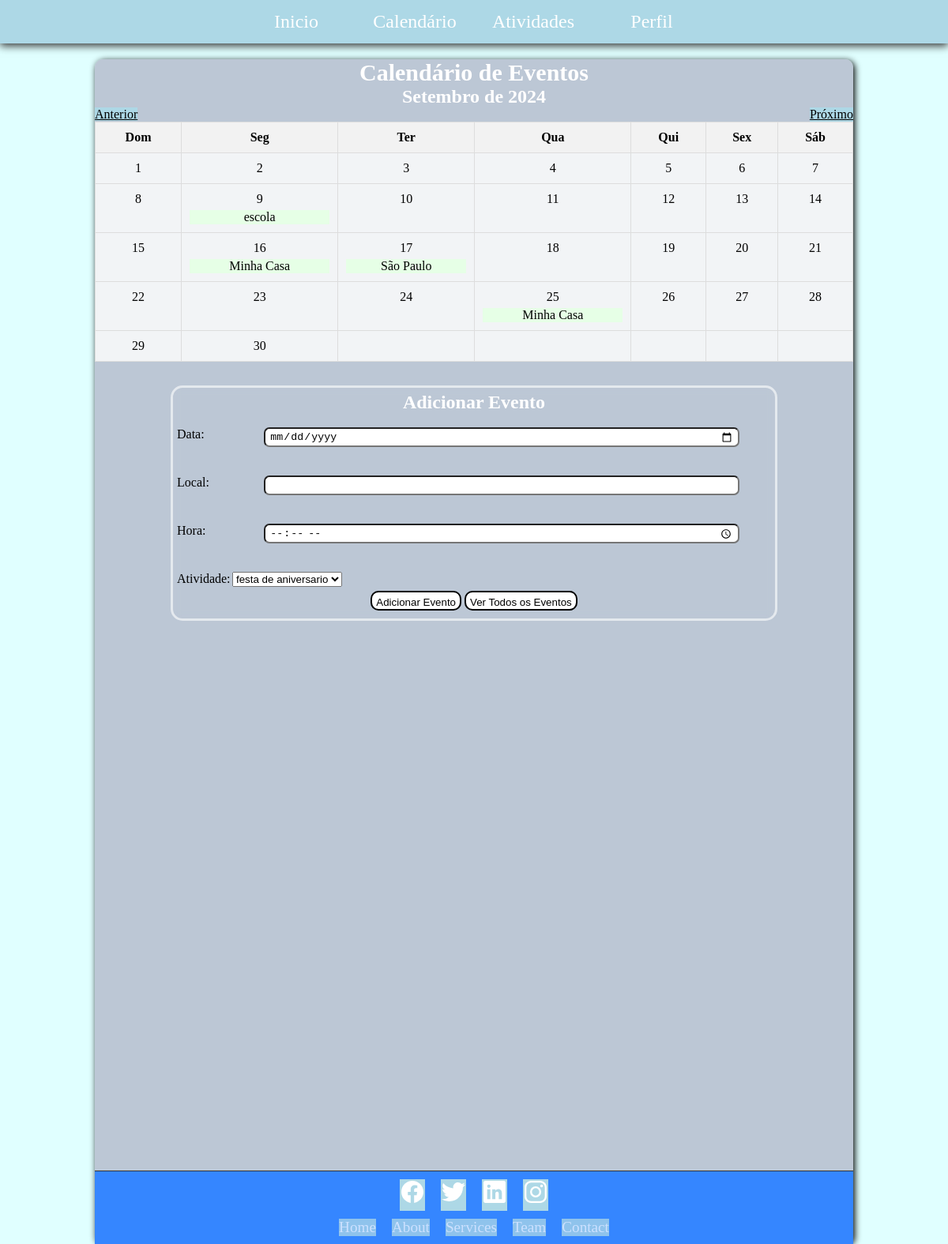
The page /benkyo_project/calendario.php (signed in) on the database its author committed.
### tables this page shows
CREATE TABLE `evento` (
  `idEvento` int(11) NOT NULL,
  `idUsuario` int(11) NOT NULL,
  `idAtividade` int(11) NOT NULL,
  `dataEvento` date NOT NULL,
  `horaEvento` time NOT NULL,
  `localEvento` varchar(255) NOT NULL
);

### benkyo_project/calendario/index.php (the view, shortened to what this page needs)
<?php
$mysqli = new PDO("mysql:host=localhost;dbname=benkyo_project", "root", "vertrigo");
function getEvents($mysqli, $month, $year, $user_id) {
    $start_date = "$year-$month-01";
    $end_date = date("Y-m-t", strtotime($start_date));
    $query = "SELECT * FROM evento WHERE dataEvento BETWEEN '$start_date' AND '$end_date' AND idUsuario = ?";
    $stm = $mysqli->prepare($query);
    $stm->bindParam(1, $user_id);
    $stm->execute();
    $events = [];
    while ($row = $stm->fetch(PDO::FETCH_ASSOC)) {
        $events[$row['dataEvento']][] = $row;
    }
    return $events;
}
$month = isset($_GET['month']) && is_numeric($_GET['month']) && $_GET['month'] >= 1 && $_GET['month'] <= 12 ? $_GET['month'] : date('m');
$year = isset($_GET['year']) && is_numeric($_GET['year']) ? $_GET['year'] : date('Y');
$user_id = $_SESSION['user_id'];
$events = getEvents($mysqli, $month, $year, $user_id);
$months = [
    '01' => 'Janeiro',
    '02' => 'Fevereiro',
    '03' => 'Março',
    '04' => 'Abril',
    '05' => 'Maio',
    '06' => 'Junho',
    '07' => 'Julho',
    '08' => 'Agosto',
    '09' => 'Setembro',
    '10' => 'Outubro',
    '11' => 'Novembro',
    '12' => 'Dezembro',
];
$month = str_pad($month, 2, '0', STR_PAD_LEFT);
$monthName = isset($months[$month]) ? $months[$month] : "Mês Inválido";
?>
<!DOCTYPE html>
<html lang="pt-BR">
<head>
</head>
<body>
    <h1>Calendário de Eventos</h1>
    <h2><?= $monthName ?> de <?= $year ?></h2>
    <a href="?month=<?= $month == 1 ? 12 : $month - 1 ?>&year=<?= $month == 1 ? $year - 1 : $year ?>">Anterior</a>
    <a id="prox" href="?month=<?= $month == 12 ? 1 : $month + 1 ?>&year=<?= $month == 12 ? $year + 1 : $year ?>">Próximo</a>
    <table class="calendar">
        <tr>
            <th>Dom</th><th>Seg</th><th>Ter</th><th>Qua</th><th>Qui</th><th>Sex</th><th>Sáb</th>
        </tr>
        <?php
        $first_day = date('w', strtotime("$year-$month-01"));
        $days_in_month = date('t', strtotime("$year-$month-01"));
        $day_counter = 1;
        for ($week = 0; $week < 6; $week++) {
            echo '<tr>';
            for ($day = 0; $day < 7; $day++) {
                if ($week == 0 && $day < $first_day) {
                    echo '<td></td>';
                } elseif ($day_counter > $days_in_month) {
                    echo '<td></td>';
                } else {
                    $date = "$year-$month-" . str_pad($day_counter, 2, '0', STR_PAD_LEFT);
                    echo "<td>";
                    echo $day_counter;
                    if (isset($events[$date])) {
                        foreach ($events[$date] as $event) {
                            echo "<div class='event'>{$event['localEvento']}
                                    <div class='event-details'>{$event['horaEvento']}</div>
                                  </div>";
                        }
                    }
                    echo "</td>";
                    $day_counter++;
                }
            }
            echo '</tr>';
            if ($day_counter > $days_in_month) {
                break;
            }
        }
        ?>
    </table>
    <div class="box-eventos">
        <h2>Adicionar Evento</h2><br>
        <form action="calendario/add_event.php" method="post">
            <label class="box-label" for="event_date">Data:</label>
            <input type="date" id="event_date" class="input-eventos" name="event_date" required> <br><br>
            <label class="box-label" for="event_local">Local:</label>
            <input type="text" id="event_local" class="input-eventos" name="event_local" required><br><br>
            <label class="box-label" for="event_hora">Hora:</label>
            <input type="time" id="event_hora" class="input-eventos" name="event_hora" required><br><br>
            <label for="idAtividade">Atividade:</label>
            <select id="idAtividade" name="idAtividade" required>
                <?php
                $atividade_query = "SELECT * FROM atividade WHERE idUsuario = ?";
                $stm = $mysqli->prepare($atividade_query);
                $stm->bindParam(1, $user_id);
                $stm->execute();
                while ($atividade = $stm->fetch(PDO::FETCH_ASSOC)) {
                    echo "<option value='{$atividade['idAtividade']}'>{$atividade['descricaoAtividade']}</option>";
                }
                ?>
            </select><br>
            <div id="box-butao">
                <button class="butao" type="submit">Adicionar Evento</button>
                <button class="butao" onclick="window.location.href='calendario/all_events.php'">Ver Todos os Eventos</button>
                </div>
        </form>
    </div>
</body>
</html>

### benkyo_project/styleP.css (style rules this page uses)
body { margin: 0; background-color: lightcyan; background-image: url(imagens/lofi-girl\ edited2.png); background-repeat: no-repeat; background-attachment: fixed; background-size: cover; }
h1 { color: white; font-size: 30px; text-align: center; }
.curso1, a { color: white; }
* { margin: 0; padding: 0; box-sizing: border-box; }

### benkyo_project/calendario/index.php (style rules this page uses)
.calendar { display: table; width: 100%; border-collapse: collapse; background-color: rgba(255,255,255,0.8); }
.calendar th, .calendar td { border: 1px solid #ddd; padding: 10px; text-align: center; vertical-align: top; position: relative; }
.calendar th { background-color: #f2f2f2; }
.event { background-color: #e6ffe6; cursor: pointer; margin-top: 5px; position: relative; }
.box-eventos { padding: 5px; border: 3px solid rgba(255,255,255,0.6); border-radius: 15px; margin-top: 30px; margin-left: auto; margin-right: auto; height: fit-content; backdrop-filter: blur(6px); align-items: center; width: 80%; }
label { display: block; float: left; width: 70px; }
.input-eventos { padding: 5px; border-radius: 7px; width: 80%; height: 25px; }
input { display: block; margin-left: auto; margin-right: auto; }
h2 { color: #fff; text-align: center; }
.butao { padding: 5px; width: fit-content; height: 25px; background-color: white; color: black; border: 2px solid black; border-radius: 10px; transition-duration: 0.4s; }
#box-butao { padding: 5px; height: fit-content; width: fit-content; margin-left: auto; margin-right: auto; }
a { background-color: lightblue; color:black; }
#prox { float:right; }

### rows shown on the page
evento: localEvento "escola"
evento: localEvento "Minha Casa"
evento: localEvento "São Paulo"
evento: localEvento "Minha Casa"

### other values the page prints
$monthName "Setembro"
$year "2024"
form field idAtividade "festa de aniversario"
